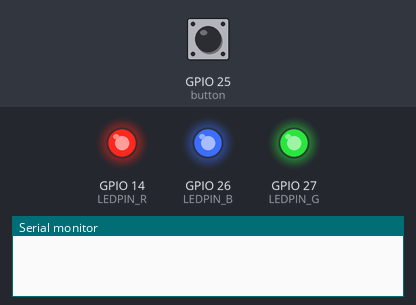
Recording of a sketch running on a simulated ESP32. Parts: output pins drawn as LEDs (lit = HIGH), the last lines printed to the serial monitor. Inputs (shaded band) come from the test bench; at power-on: GPIO 25 (button) HIGH. Random numbers use the default seed unless the sketch sets one.

Above: at 1.2 s.
1.3 s: GPIO 25 (button) pulled LOW for 0.15 s
At 1.6 s:
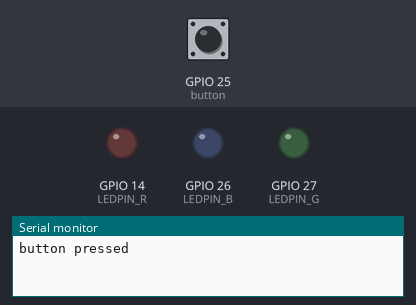
4.4 s: GPIO 25 (button) pulled LOW for 3.2 s
At 12.5 s:
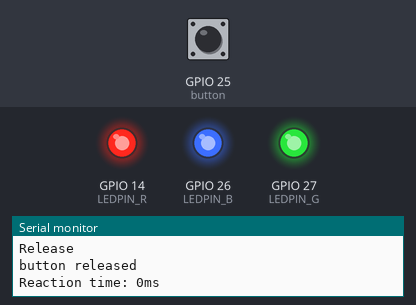
Timing chart, 0 to 14.0 s (numbered marks = the images above; inputs shaded):
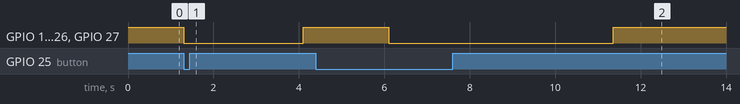

The sketch:

ENGMT558_assignmen3.ino
```cpp
//#include <ESP32Servo.h>

//Servo myservo;

#define LEDPIN_R 14
#define LEDPIN_G 27
#define LEDPIN_B 26
#define button 25

unsigned long startTime;
unsigned long reactionTime;

void setup() {

  pinMode(button, INPUT_PULLUP);

  pinMode(LEDPIN_R, OUTPUT);
  pinMode(LEDPIN_G, OUTPUT);
  pinMode(LEDPIN_B, OUTPUT);

  digitalWrite(LEDPIN_R, HIGH);
  digitalWrite(LEDPIN_G, HIGH);
  digitalWrite(LEDPIN_B, HIGH);

  Serial.begin(115200);
}

void loop() {


  if (digitalRead(button) == LOW){

    Serial.println("button pressed");

    digitalWrite(LEDPIN_R, LOW);
    digitalWrite(LEDPIN_G, LOW);
    digitalWrite(LEDPIN_B, LOW);

    delay(random(2000, 10000));
    startTime = millis();

    Serial.println("Release");

    digitalWrite(LEDPIN_R, HIGH);
    digitalWrite(LEDPIN_G, HIGH);
    digitalWrite(LEDPIN_B, HIGH);


    while (digitalRead(button) == LOW) {}
    Serial.println("button released");

    reactionTime = millis() - startTime;
    Serial.print("Reaction time: ");
    Serial.print(reactionTime);
    Serial.println("ms");

    //int angle = map(reactionTime, 200, 1000, 0, 180);
    //angle = constrain(angle, 0, 180);
    //myservo.write(angle);

    delay(2000);
  }
}
```

Measured:
- after the input at 1.3 s, GPIO 14 (LEDPIN_R), GPIO 26 (LEDPIN_B), GPIO 27 (LEDPIN_G): HIGH → LOW at once, → HIGH 2.8 s later
- after the input at 4.4 s, GPIO 14 (LEDPIN_R), GPIO 26 (LEDPIN_B), GPIO 27 (LEDPIN_G): HIGH → LOW after 1.7 s, → HIGH 5.2 s later
